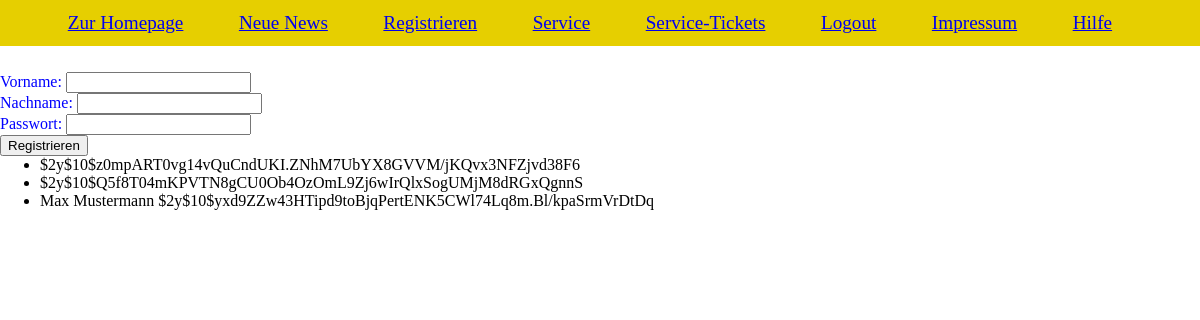
The page /testysendy.php (signed in) on the database its author committed.
### tables this page shows
CREATE TABLE `user` (
  `username` varchar(50) NOT NULL,
  `pw_notiz` varchar(100) NOT NULL COMMENT 'Nur für PW merken zur Arbeit -> LÖSCHEN!',
  `password` varchar(255) NOT NULL,
  `email` varchar(80) DEFAULT NULL,
  `anrede` enum('Herr','Frau','Non-Binary','NA') DEFAULT NULL,
  `vorname` varchar(50) DEFAULT NULL,
  `nachname` varchar(50) DEFAULT NULL,
  `room` int(255) DEFAULT NULL,
  `userID` int(255) NOT NULL,
  `active` tinyint(1) NOT NULL,
  `role` enum('Admin','Service','Guest') NOT NULL
);

### testysendy.php (the view, shortened to what this page needs)
<?php include "head.php"; ?>
<body>
    <?php
        include "nav.php";
    ?>
    <form enctype="multipart/form-data" method = "post" action="verytesty.php">
    <br><br><br><br>
            <div class="ersteClass">
                <label for="vorname">Vorname:</label>
                <input type="text" name="vorname" id="vorname"><br>
            </div>
            <div class="ersteClass">
                <label for="nachname">Nachname:</label>
                <input type="text" name="nachname" id="nachname"><br>
            </div>
            <div class="ersteClass">
                <label for="passwort">Passwort:</label>
                <input type="text" name="passwort" id="passwort"><br>
            </div>
            <button type="submit">Registrieren</button>
    </form>
    <?php
        require_once ('dbaccess.php');
        if(isset($_POST["filter"])){
            $sql = "select vorname, nachname, password from user where nachname = ?";
        } else {
            $sql = "select vorname, nachname, password from user";
        }
        $stmt = $db_obj->prepare($sql);
        $stmt->execute();
        $stmt->bind_result($vorname, $nachname, $passwort);
        echo "<ul>";
        while ($stmt->fetch())
        {
            echo "<li>" . $vorname . " " . $nachname . " " . $passwort ."</li>";
        }
        echo "</ul>";
    ?>
</body>
</html>

### style.css (style rules this page uses)
.ersteClass { color:blue; }
* { box-sizing: border-box; margin: auto; }

### rows shown on the page
user: password "$2y$10$z0mpART0vg14vQuCndUKI.ZNhM7UbYX8GVVM/jKQvx3NFZjvd38F6"
user: password "$2y$10$Q5f8T04mKPVTN8gCU0Ob4OzOmL9Zj6wIrQlxSogUMjM8dRGxQgnnS"
user: vorname "Max", nachname "Mustermann", password "$2y$10$yxd9ZZw43HTipd9toBjqPertENK5CWl74Lq8m.Bl/kpaSrmVrDtDq"
